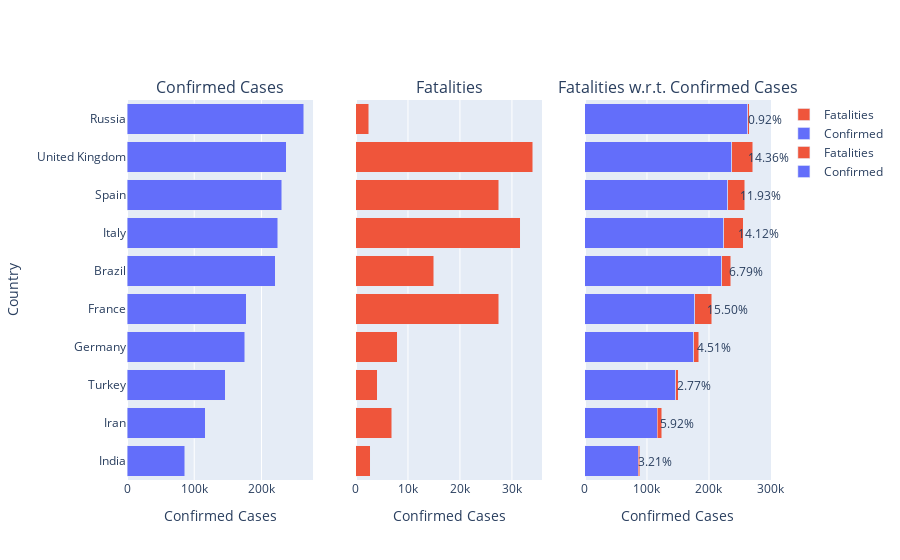

Notebook code for this chart:
### Code cell
fig=tools.make_subplots(1,3,subplot_titles=['Confirmed Cases','Fatalities','Fatalities w.r.t. Confirmed Cases'])
data=[]
for country,group in df.groupby(['Country_Region']):
    temp={}
    temp['Country']=country
    temp['Confirmed']=group['ConfirmedCases'].tolist()[-1]
    temp['Fatalities']=group['Fatalities'].tolist()[-1]
    temp['FatalitiesPercent']=100*temp['Fatalities']/temp['Confirmed']
    data.append(temp)
colors=px.colors.qualitative.Plotly
country_df=pd.DataFrame(data)
country_df=country_df.sort_values('Confirmed',ascending=False)

show_top_n=10

fig.append_trace(go.Bar(x=country_df["Confirmed"].head(show_top_n),
                        y=country_df["Country"].head(show_top_n), 
                        name='Confirmed',
                        orientation='h',
                        marker_color=colors[0]),1,1)
fig.append_trace(go.Bar(x=country_df["Fatalities"].head(show_top_n), 
                        y=country_df["Country"].head(show_top_n), 
                        name='Fatalities', 
                        orientation='h',
                        marker_color=colors[1]),1,2)

fig.append_trace(go.Bar(x=country_df["Confirmed"].head(show_top_n), 
                        y=country_df["Country"].head(show_top_n), 
                        name='Confirmed',
                        orientation='h',
                        marker_color=colors[0]),1,3)
fig.append_trace(go.Bar(x=country_df["Fatalities"].head(show_top_n), 
                        y=country_df["Country"].head(show_top_n), 
                        name='Fatalities', 
                        orientation='h',
                        marker_color=colors[1]),1,3)

annotations = []
index=0
for c,f in zip(country_df["Confirmed"].head(show_top_n),country_df["Fatalities"].head(show_top_n)):
    percent=100*f/c
    print(c,f,percent,index)
    annotations.append(
        dict(xref='x3',
             yref='y1',
             y=index,
             x=c+f+25000,
             text=f'{percent:2.2f}%',
             showarrow=False
            )
    )
    index+=1
#     if index==3:
#         break


fig.update_layout(title='',
                  annotations=annotations[:3]+annotations,
                  xaxis={'title':'Confirmed Cases'},
                  xaxis2={'title':'Confirmed Cases'},
                  xaxis3={'title':'Confirmed Cases','range':[0,300000]},
                  barmode='stack',
                  yaxis = {'autorange':"reversed",'title':'Country'},
                  yaxis2 = {'autorange':"reversed","visible":False},
                  yaxis3 = {'autorange':"reversed","visible":False},
                 )

fig.show()
# plot(fig,filename='country_grouped.html')
# country_df.head(10)

### Figure 1 — Plotly figure (JSON) as saved in the notebook; plotly's stock layout.template omitted (floating-point values rounded to 4 significant figures)
{"data": [{"marker": {"color": "#636EFA"}, "name": "Confirmed", "orientation": "h", "type": "bar", "x": [262843, 236711, 230183, 223885, 220291, 177319, 175233, 146457, 116635, 85784], "xaxis": "x", "y": ["Russia", "United Kingdom", "Spain", "Italy", "Brazil", "France", "Germany", "Turkey", "Iran", "India"], "yaxis": "y"}, {"marker": {"color": "#EF553B"}, "name": "Fatalities", "orientation": "h", "type": "bar", "x": [2418, 33998, 27459, 31610, 14962, 27485, 7897, 4055, 6902, 2753], "xaxis": "x2", "y": ["Russia", "United Kingdom", "Spain", "Italy", "Brazil", "France", "Germany", "Turkey", "Iran", "India"], "yaxis": "y2"}, {"marker": {"color": "#636EFA"}, "name": "Confirmed", "orientation": "h", "type": "bar", "x": [262843, 236711, 230183, 223885, 220291, 177319, 175233, 146457, 116635, 85784], "xaxis": "x3", "y": ["Russia", "United Kingdom", "Spain", "Italy", "Brazil", "France", "Germany", "Turkey", "Iran", "India"], "yaxis": "y3"}, {"marker": {"color": "#EF553B"}, "name": "Fatalities", "orientation": "h", "type": "bar", "x": [2418, 33998, 27459, 31610, 14962, 27485, 7897, 4055, 6902, 2753], "xaxis": "x3", "y": ["Russia", "United Kingdom", "Spain", "Italy", "Brazil", "France", "Germany", "Turkey", "Iran", "India"], "yaxis": "y3"}], "layout": {"annotations": [{"font": {"size": 16}, "showarrow": false, "text": "Confirmed Cases", "x": 0.1444, "xanchor": "center", "xref": "paper", "y": 1, "yanchor": "bottom", "yref": "paper"}, {"font": {"size": 16}, "showarrow": false, "text": "Fatalities", "x": 0.5, "xanchor": "center", "xref": "paper", "y": 1, "yanchor": "bottom", "yref": "paper"}, {"font": {"size": 16}, "showarrow": false, "text": "Fatalities w.r.t. Confirmed Cases", "x": 0.8556, "xanchor": "center", "xref": "paper", "y": 1, "yanchor": "bottom", "yref": "paper"}, {"showarrow": false, "text": "0.92%", "x": 290261, "xref": "x3", "y": 0, "yref": "y"}, {"showarrow": false, "text": "14.36%", "x": 295709, "xref": "x3", "y": 1, "yref": "y"}, {"showarrow": false, "text": "11.93%", "x": 282642, "xref": "x3", "y": 2, "yref": "y"}, {"showarrow": false, "text": "14.12%", "x": 280495, "xref": "x3", "y": 3, "yref": "y"}, {"showarrow": false, "text": "6.79%", "x": 260253, "xref": "x3", "y": 4, "yref": "y"}, {"showarrow": false, "text": "15.50%", "x": 229804, "xref": "x3", "y": 5, "yref": "y"}, {"showarrow": false, "text": "4.51%", "x": 208130, "xref": "x3", "y": 6, "yref": "y"}, {"showarrow": false, "text": "2.77%", "x": 175512, "xref": "x3", "y": 7, "yref": "y"}, {"showarrow": false, "text": "5.92%", "x": 148537, "xref": "x3", "y": 8, "yref": "y"}, {"showarrow": false, "text": "3.21%", "x": 113537, "xref": "x3", "y": 9, "yref": "y"}], "barmode": "stack", "title": {"text": ""}, "xaxis": {"anchor": "y", "domain": [0, 0.2889], "title": {"text": "Confirmed Cases"}}, "xaxis2": {"anchor": "y2", "domain": [0.3556, 0.6444], "title": {"text": "Confirmed Cases"}}, "xaxis3": {"anchor": "y3", "domain": [0.7111, 1], "range": [0, 300000], "title": {"text": "Confirmed Cases"}}, "yaxis": {"anchor": "x", "autorange": "reversed", "domain": [0, 1], "title": {"text": "Country"}}, "yaxis2": {"anchor": "x2", "autorange": "reversed", "domain": [0, 1], "visible": false}, "yaxis3": {"anchor": "x3", "autorange": "reversed", "domain": [0, 1], "visible": false}}}
